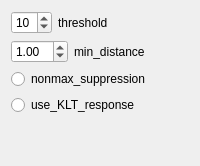
            <widget class="QWidget" name="tab_4">
             <attribute name="title">
              <string>FASTOptions</string>
             </attribute>
             <layout class="QVBoxLayout" name="verticalLayout_6">
              <item>
               <layout class="QHBoxLayout" name="horizontalLayout_42">
                <item>
                 <widget class="QSpinBox" name="thresholdFASTOptions">
                  <property name="value">
                   <number>10</number>
                  </property>
                 </widget>
                </item>
                <item>
                 <widget class="QLabel" name="label_42">
                  <property name="text">
                   <string>threshold</string>
                  </property>
                 </widget>
                </item>
                <item>
                 <spacer name="horizontalSpacer_42">
                  <property name="orientation">
                   <enum>Qt::Horizontal</enum>
                  </property>
                  <property name="sizeHint" stdset="0">
                   <size>
                    <width>40</width>
                    <height>20</height>
                   </size>
                  </property>
                 </spacer>
                </item>
               </layout>
              </item>
              <item>
               <layout class="QHBoxLayout" name="horizontalLayout_44">
                <item>
                 <widget class="QDoubleSpinBox" name="min_distanceFASTOptions">
                  <property name="value">
                   <double>1.000000000000000</double>
                  </property>
                 </widget>
                </item>
                <item>
                 <widget class="QLabel" name="label_44">
                  <property name="text">
                   <string>min_distance</string>
                  </property>
                 </widget>
                </item>
                <item>
                 <spacer name="horizontalSpacer_44">
                  <property name="orientation">
                   <enum>Qt::Horizontal</enum>
                  </property>
                  <property name="sizeHint" stdset="0">
                   <size>
                    <width>40</width>
                    <height>20</height>
                   </size>
                  </property>
                 </spacer>
                </item>
               </layout>
              </item>
              <item>
               <widget class="QRadioButton" name="nonmax_suppression">
                <property name="text">
                 <string>nonmax_suppression</string>
                </property>
                <property name="checked">
                 <bool>false</bool>
                </property>
                <property name="autoExclusive">
                 <bool>false</bool>
                </property>
               </widget>
              </item>
              <item>
               <widget class="QRadioButton" name="use_KLT_response">
                <property name="text">
                 <string>use_KLT_response</string>
                </property>
                <property name="checked">
                 <bool>false</bool>
                </property>
                <property name="autoExclusive">
                 <bool>false</bool>
                </property>
               </widget>
              </item>
              <item>
               <spacer name="verticalSpacer_5">
                <property name="orientation">
                 <enum>Qt::Vertical</enum>
                </property>
                <property name="sizeHint" stdset="0">
                 <size>
                  <width>20</width>
                  <height>40</height>
                 </size>
                </property>
               </spacer>
              </item>
             </layout>
            </widget>
